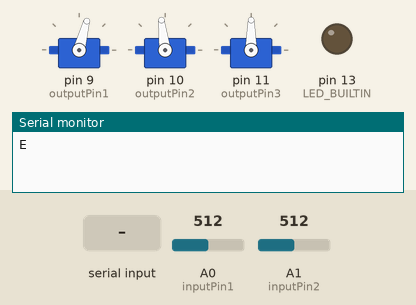
A sketch run on a simulated Arduino Uno, built with avr-gcc and run on an emulated ATmega328P. On the bench: 3 × servo, output pins drawn as LEDs (lit = HIGH), the last lines printed to the serial monitor. Inputs (shaded band) come from the test bench; at power-on: A0 (inputPin1) = 512, A1 (inputPin2) = 512.

Above: at 0.9 s.
1.0 s: "90,45,200\n" received over Serial
2.5 s: "30,150,10\n" received over Serial
At 2.9 s:
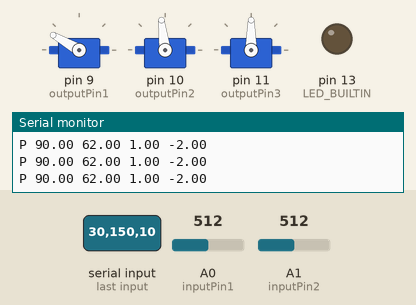
At 6.3 s:
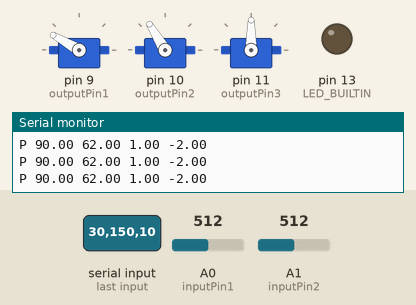
Timing chart, 0 to 7.8 s (numbered marks = the images above; inputs shaded):
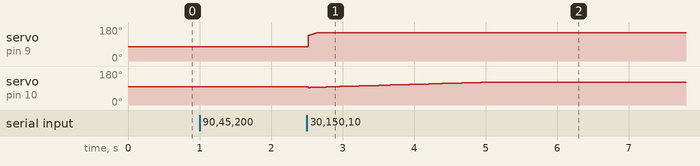

The sketch:

Cannon.ino
```cpp
#include <Servo.h>
#include <math.h>

// The input pins for the potentiometers
int inputPin1 = A0;
int inputPin2 = A1;

// The output pins for the servo motors
int outputPin1 = 9;
int outputPin2 = 10;
int outputPin3 = 11;

// The setpoints for the angles
int setpoint1 = 75;
int setpoint2 = 97;

// The PID constants for the two degrees of freedom
float kp1 = 0.5;
float ki1 = 0.1;
float kd1 = 0.01;

float kp2 = 0.5;
float ki2 = 0.1;
float kd2 = 0.01;

// The variables for the PID computation
float error1, lastError1, integral1, derivative1, output1;
int coutput1;

float error2, lastError2, integral2, derivative2, output2;
int coutput2;

//CONSTANTS

const float pi = 3.14159265358979323846264338327950288;

// Initial offset distance from the ground
float h0 = 0.04; // in meter

// Gravitational acceleration
float g = 9.81; // in m/s^2

// Initial velocity
float u = 3.4; // in m/s

// Length of the cannon mouth
float l = 0.083; // in meter

// Offset distance from the vertical axis of rotation
float x0 = 0.0325; // in meter

// Servo motor constants
// Servo1 offset angle
float offset_angle1 = -12.7;

// Servo2 offset angle
float offset_angle2 = 97.0;

// Servo1 bounds
float servo1low = 19.0 + offset_angle1;
float servo1high = 150.0 + offset_angle1;

// Servo2 bound
float servo2low = -16.0 * pi / 180.0;
float servo2high = 45.0 * pi / 180.0;

// Potentiometer constants
int pot1min = 155;
int pot1max = 853;

int pot2min = 158;
int pot2max = 876;


// The servo objects
Servo servo1;
Servo servo2;
Servo trigger;

// function declaration
float calc_setpoint1(float x, float y);
float calc_range(float th);
float calc_setpoint2(float x, float y);
void pid(int setpoint1, int setpoint2);

void setup() {
  // Initialize the serial communication
  Serial.begin(9600);

  // Attach the servo motors to their output pins
  servo1.attach(outputPin1);
  servo2.attach(outputPin2);
  trigger.attach(outputPin3);

  // Set the initial positions of the servo motors to their setpoints
  servo1.write(setpoint1);
  servo2.write(setpoint2);
  trigger.write(90);

  // Set the input pins as inputs
  pinMode(inputPin1, INPUT);
  pinMode(inputPin2, INPUT);

  pinMode(LED_BUILTIN, OUTPUT);

  // // take pid parameters
  // Serial.println("K");
  // while(Serial.available() == 0) delay(10);
  // kp1 = kp2 = Serial.parseFloat();
  // ki1 = ki2 = Serial.parseFloat();
  // kd1 = kd2 = Serial.parseFloat();
  // while(Serial.available()) Serial.read();

  // take the elevation offset angle
  Serial.println("E");
  while(Serial.available() == 0) delay(10);
  offset_angle2 = Serial.parseFloat();
  while(Serial.available()) Serial.read();

  // take the speed
  Serial.println("S");
  while(Serial.available() == 0) delay(10);
  u = Serial.parseFloat();
  while(Serial.available()) Serial.read();

  // take the horizontal offset angle
  Serial.println("H");
  while(Serial.available() == 0) delay(10);
  offset_angle1 = Serial.parseFloat();
  while(Serial.available()) Serial.read();
}


void loop() {
    Serial.println("R");
    while (Serial.available() == 0) delay(10);
    float x = Serial.parseFloat();
    float y = Serial.parseFloat();
    while (Serial.available()) Serial.read();

    setpoint1 = round(calc_setpoint1(x, y));
    setpoint2 = round(calc_setpoint2(x, y));

    pid(setpoint1, setpoint2);

    trigger.write(60);
    digitalWrite(LED_BUILTIN, HIGH);  // turn the LED on (HIGH is the voltage level)
    delay(500);
    trigger.write(90);
    digitalWrite(LED_BUILTIN, LOW);  // turn the LED off by making the voltage LOW
    servo1.write(75);
    servo2.write(115);
}

float calc_setpoint1(float x, float y) {
  float range = sqrt(x*x + y*y);
  float correction_angle = degrees(asin(x0/range)) + offset_angle1;
  if (x == 0) return 90.0 + correction_angle;
  float angle1 = degrees(atan(y / x));
  if (x < 0) return min(angle1 + 180.0 + correction_angle, servo1high);
  return max(angle1 + correction_angle, servo1low);
}

float calc_range(float th) {
  float sinth = sin(th), costh = cos(th);
  float range = u * costh * (u * sinth + sqrt(u * u * sinth * sinth + 2 * g * h0 + 2 * g * l * sinth)) / g + l * costh;
  return range;
}

float calc_setpoint2(float x, float y) {
  float target_range = sqrt(x*x + y*y - x0*x0);
  float l = servo2low, r = servo2high;
  while (abs(l - r) > 0.001) {
    float mid = (l + r) / 2;
    if (calc_range(mid) < target_range) {
      l = mid;
    } else {
      r = mid;
    }
  }
  return degrees(l) + offset_angle2;
}

void pid(int setpoint1, int setpoint2) {
  // Read the input values from the potentiometers
  int input1 = analogRead(inputPin1);
  int input2 = analogRead(inputPin2);

  // Convert the input values to angles
  int angle1 = map(input1, pot1min, pot1max, 0, 180);
  int angle2 = map(input2, pot2min, pot2max, 0, 180);

  // Initialize the PID variables
  lastError1 = 0;
  integral1 = 0;
  lastError2 = 0;
  integral2 = 0;
  int cnt = 0;
  while (true) {

    // Read the input values from the potentiometers
    input1 = analogRead(inputPin1);
    input2 = analogRead(inputPin2);

    // Convert the input values to angles
    angle1 = map(input1, pot1min, pot1max, 0, 180);
    angle2 = map(input2, pot2min, pot2max, 0, 180);

    if (setpoint1 != angle1 || setpoint2 != angle2){
      cnt = 0;
    }
    else{
      ++cnt;
      if(cnt == 7) break;
    }

    // Compute the errors for the angles
    error1 = setpoint1 - angle1;
    error2 = setpoint2 - angle2;


    // Compute the integral and derivative terms for the errors
    integral1 += error1;
    derivative1 = error1 - lastError1;
    integral2 += error2;
    derivative2 = error2 - lastError2;

    // Compute the control output values for the angles using PID control
    output1 = kp1 * error1 + ki1 * integral1 + kd1 * derivative1;
    output2 = kp2 * error2 + ki2 * integral2 + kd2 * derivative2;

    // Limit the output values of the controller
    coutput1 = constrain(output1, -30, 30);
    coutput2 = constrain(output2, -30, 30);

    // Update the positions of the servo motors
    servo1.write(setpoint1 + coutput1);
    servo2.write(setpoint2 + coutput2);

    // Print the input, setpoint, and output values to the serial monitor
    Serial.print("P ");
    Serial.print(setpoint1 - offset_angle1);
    Serial.print(" ");
    Serial.print(angle1 - offset_angle1);
    Serial.print(" ");
    Serial.print(setpoint2 - offset_angle2);
    Serial.print(" ");
    Serial.println(angle2 - offset_angle2);

    // Update the last error values for the angles
    lastError1 = error1;
    lastError2 = error2;

    // Delay for a short period of time to allow the servo motors to move
    delay(20);
  }
  Serial.println("D");
}
```

Measured:
- after the input at 2.5 s, servo on pin 9 (outputPin1): 75° → 150° at once
